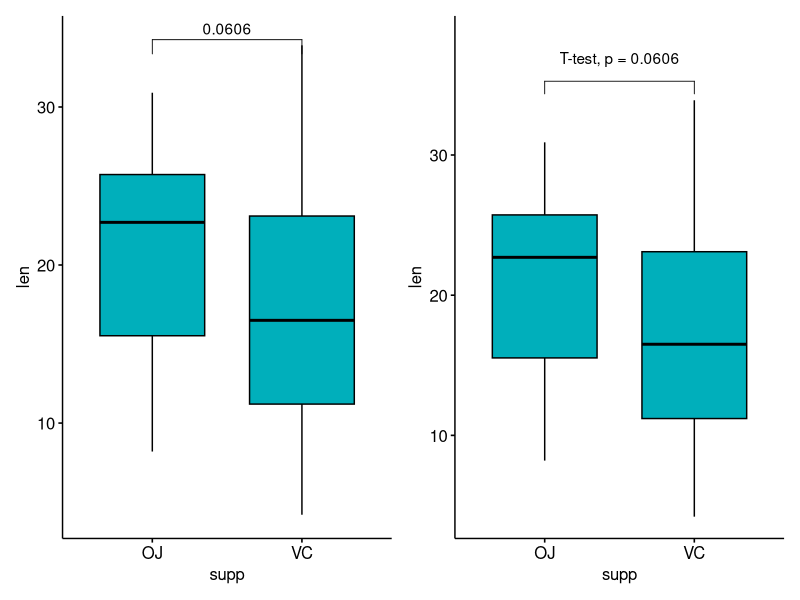
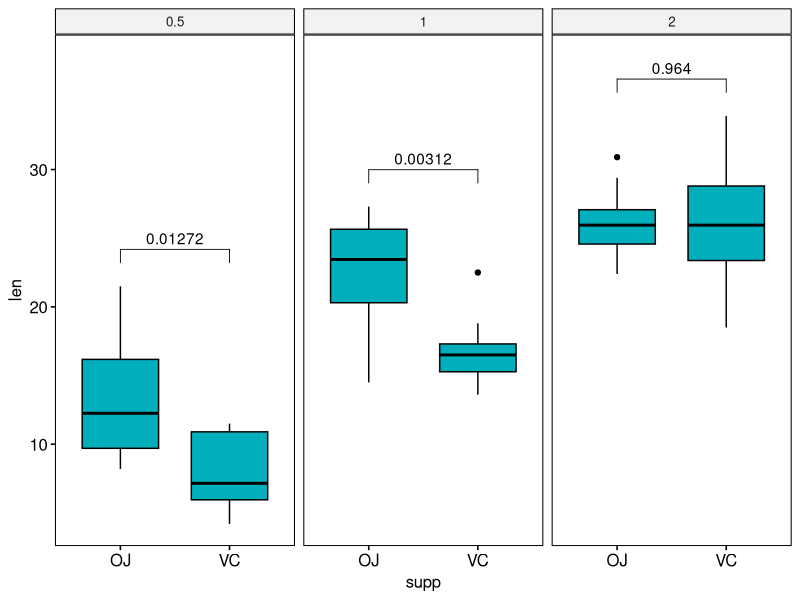
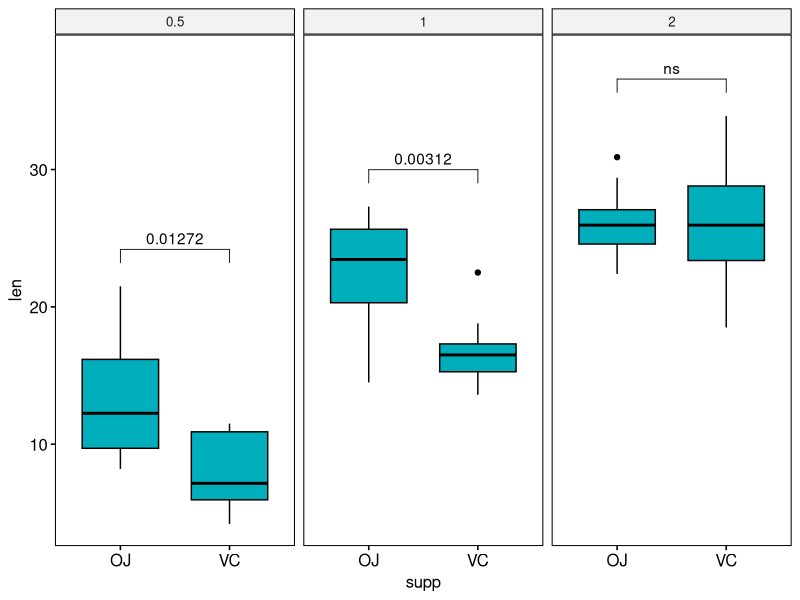
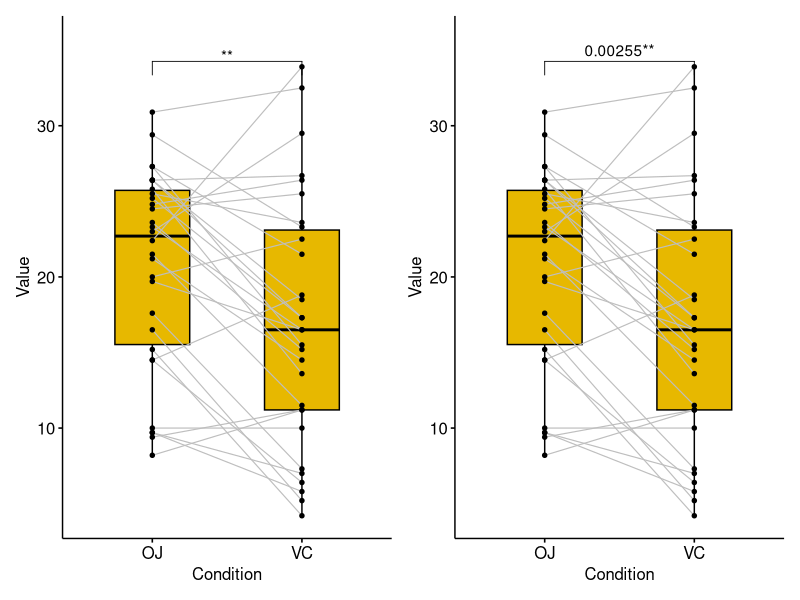
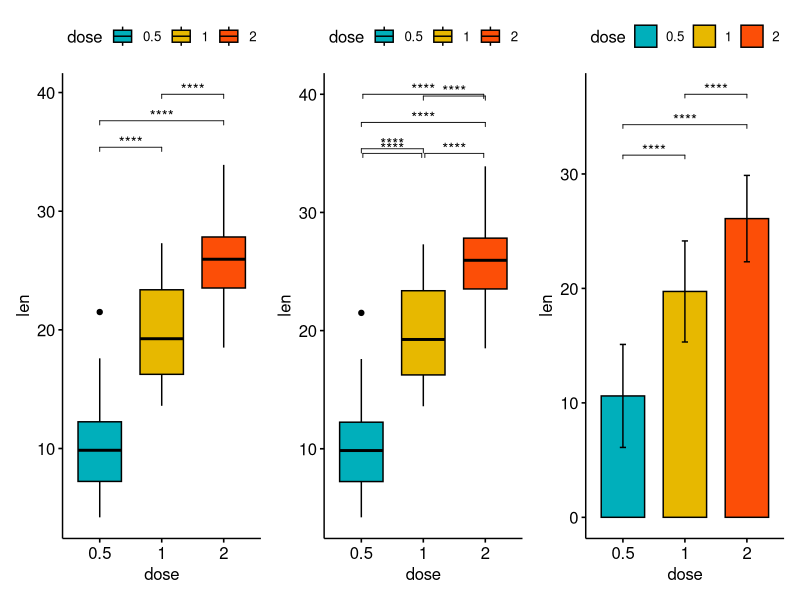
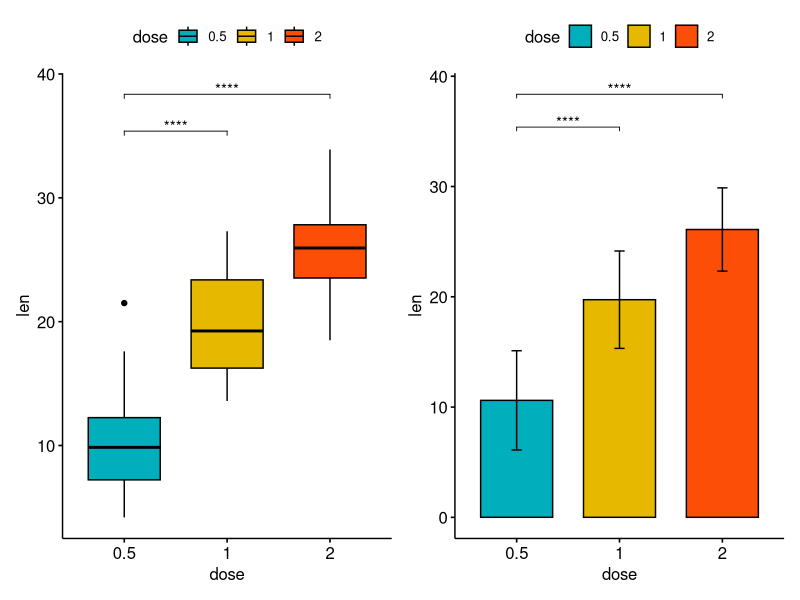
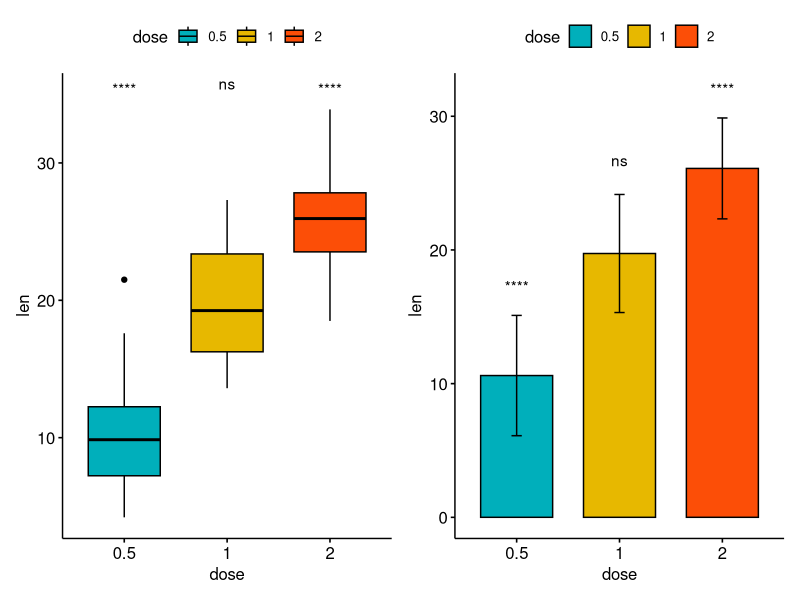

These figures' R source, in order:
## ---- chunk 1
knitr::opts_chunk$set(
    # fig.width = 6,
    # fig.height = 3.8,
    fig.align = "center",
    fig.retina = 3,
    # out.width = "85%",
    collapse = TRUE,
    warning = FALSE
)
## ---- chunk 2
library(tidyverse)
library(ggpubr)      # creat easily publication plots
library(rstatix)    # pipe-friendly tools for easy statistical analyses
library(patchwork)
## ---- chunk 3
# Transform `dose` into factor variable
df <- ToothGrowth
df$dose <- as.factor(df$dose)
head(df, 3)

### statistical test to compare two independent groups

stat_test <- df %>% 
    t_test(len ~ supp) %>%
    add_significance() %>% 
    add_xy_position(x = "supp")

stat_test

p1 <- ggboxplot(df, x = "supp", y = "len", fill = "#00AFBB") +
    stat_pvalue_manual(stat_test, label = "p")

### Customize p-value labels using glue expression
p2 <- ggboxplot(df, x = "supp", y = "len", fill = "#00AFBB") +
    stat_pvalue_manual(
        stat_test, 
        label = "T-test, p = {p}", 
        vjust = -1, #vertically adjust the position of the p-values labels 
        bracket.nudge.y = 1 # move up or to move down the brackets. 
        ) +
    scale_y_continuous(expand = expansion(mult = c(0.05, 0.15)))
p1 + p2

## ---- chunk 4
### grouped data
stat_test <- df %>%
    group_by(dose) %>%
    t_test(len ~ supp) %>%
    adjust_pvalue() %>%
    add_significance() %>% 
    add_xy_position(x = "supp")

stat_test

ggboxplot(df,
    x = "supp", y = "len", fill = "#00AFBB",
    facet.by = "dose"
    ) +
    stat_pvalue_manual(stat_test, label = "p.adj") +
    scale_y_continuous(expand = expansion(mult = c(0.05, 0.10)))

## ---- chunk 5
### Show p-values if significant otherwise show ns
stat_test <- df %>%
    group_by(dose) %>%
    t_test(len ~ supp) %>%
    adjust_pvalue() %>%
    add_significance() %>%
    add_xy_position("supp")

stat_test$custom_label <- ifelse(stat_test$p.adj <= 0.05, stat_test$p.adj, "ns")

stat_test

ggboxplot(df,
    x = "supp", y = "len", fill = "#00AFBB",
    facet.by = "dose"
    ) +
    stat_pvalue_manual(stat_test, label = "custom_label") +
    scale_y_continuous(expand = expansion(mult = c(0.05, 0.10)))

## ---- chunk 6
### Compare paired samples
# Statistical test
stat_test <- df %>%
  t_test(len ~ supp, paired = TRUE) %>%
  add_significance() %>% 
  add_xy_position(x = "supp")

### boxplot with pvalue
p1 <- ggpaired(df, x = "supp", y = "len", fill = "#E7B800",
                 line.color = "gray", line.size = 0.4)+
                 stat_pvalue_manual(stat_test, label = "p.signif")+
                 scale_y_continuous(expand = expansion(mult = c(0.05, 0.10)))

### combined with significane level
p2 <- ggpaired(df,
    x = "supp", y = "len", fill = "#E7B800",
    line.color = "gray", line.size = 0.4
) +
    stat_pvalue_manual(stat_test, label = "{p}{p.signif}") +
    scale_y_continuous(expand = expansion(mult = c(0.05, 0.10)))

p1 + p2
## ---- chunk 7
### boxplot
stat_test <- df %>% t_test(len ~ dose) %>% 
    add_xy_position(x = "dose")

bxp <- ggboxplot(df,
    x = "dose", y = "len", fill = "dose",
    palette = c("#00AFBB", "#E7B800", "#FC4E07") # Box plots
    ) + 
    stat_pvalue_manual(
      stat_test,
      label = "p.adj.signif",
      tip.length = 0.01
)

### Specify manually the y position of p-value labels and shorten the width of the brackets
bxp_man <- bxp + 
  stat_pvalue_manual(
    stat_test, label = "p.adj.signif", tip.length = 0.01,
    y.position = c(35, 40, 35), bracket.shorten = 0.05
    )

### Bar plot
stat_test <- df %>% 
    t_test(len ~ dose) %>%  
    add_xy_position(fun = "mean_sd", x = "dose")

# Bar plots showing mean +/- SD
bp <- ggbarplot(df,
        x = "dose", y = "len", add = "mean_sd", fill = "dose",
        palette = c("#00AFBB", "#E7B800", "#FC4E07")
    ) +
    stat_pvalue_manual(
        stat_test, 
        label = "p.adj.signif", 
        tip.length = 0.01
        )

bxp + bxp_man + bp
## ---- chunk 8
stat_test <- df %>% 
    t_test(len ~ dose, ref.group = "0.5") %>% 
    add_xy_position(x = "dose")

bxp <- ggboxplot(df,
    x = "dose", y = "len", fill = "dose",
    palette = c("#00AFBB", "#E7B800", "#FC4E07") # Box plots
    ) + 
    stat_pvalue_manual(
      stat_test,
      label = "p.adj.signif",
      tip.length = 0.01
)

bp <- ggbarplot(df,
        x = "dose", y = "len", add = "mean_sd", fill = "dose",
        palette = c("#00AFBB", "#E7B800", "#FC4E07")
    ) +
    stat_pvalue_manual(
        stat_test, 
        label = "p.adj.signif", 
        tip.length = 0.01
        )

bxp + bp
## ---- chunk 9
stat_test <- df %>% 
    t_test(len ~ dose, ref.group = "all") %>% 
    add_xy_position(x = "dose") 

bxp <- ggboxplot(df,
    x = "dose", y = "len", fill = "dose",
    palette = c("#00AFBB", "#E7B800", "#FC4E07") # Box plots
) +
    stat_pvalue_manual(
        stat_test,
        label = "p.adj.signif",
        y.position = 35
    )

stat_test <- df %>% 
    t_test(len ~ dose, ref.group = "all") %>% 
    add_xy_position(fun = "mean_sd", x = "dose")

bp <- ggbarplot(df,
    x = "dose", y = "len", add = "mean_sd", fill = "dose",
    palette = c("#00AFBB", "#E7B800", "#FC4E07")
) +
    stat_pvalue_manual(
        stat_test,
        label = "p.adj.signif"

    )

bxp + bp
